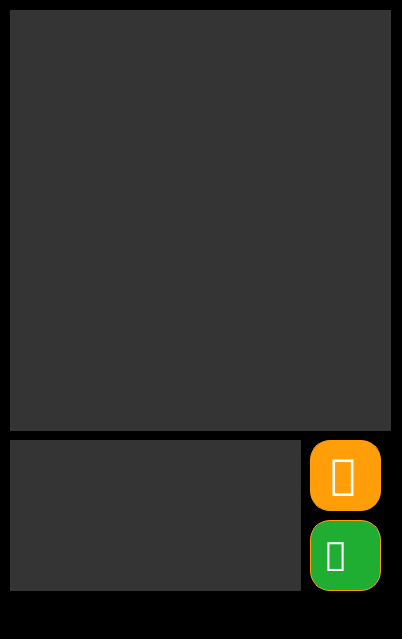
<?xml version="1.0" encoding="UTF-8"?>
<ui version="4.0">
 <class>Messager</class>
 <widget class="QWidget" name="Messager">
  <property name="geometry">
   <rect>
    <x>0</x>
    <y>0</y>
    <width>402</width>
    <height>639</height>
   </rect>
  </property>
  <property name="windowTitle">
   <string>Form</string>
  </property>
  <property name="styleSheet">
   <string notr="true">background-color: black;</string>
  </property>
  <widget class="QTextEdit" name="textEdit">
   <property name="geometry">
    <rect>
     <x>10</x>
     <y>440</y>
     <width>291</width>
     <height>151</height>
    </rect>
   </property>
   <property name="styleSheet">
    <string notr="true">
 color: white;
 background-color: rgba(52,52,52,255);
 border-style: solid;
 border-width:1px;
 border-radius:1px;
 border-color: rgba(52,52,52,255);
</string>
   </property>
  </widget>
  <widget class="QPushButton" name="pushButton">
   <property name="geometry">
    <rect>
     <x>310</x>
     <y>440</y>
     <width>71</width>
     <height>71</height>
    </rect>
   </property>
   <property name="font">
    <font>
     <family>Iosevka NF Heavy</family>
     <pointsize>38</pointsize>
     <italic>true</italic>
     <bold>true</bold>
    </font>
   </property>
   <property name="styleSheet">
    <string notr="true"> background-color: rgba(255,158,9,255);
 border-style: solid;
padding-right: 5px;
 border-width:1px;
 border-radius:20px;
 border-color: rgba(255,158,9,255);
color: white;
</string>
   </property>
   <property name="text">
    <string>󰒊</string>
   </property>
  </widget>
  <widget class="QTextBrowser" name="textBrowser">
   <property name="geometry">
    <rect>
     <x>10</x>
     <y>10</y>
     <width>381</width>
     <height>421</height>
    </rect>
   </property>
   <property name="styleSheet">
    <string notr="true">
 color: white;
 background-color: rgba(52,52,52,255);
 border-style: solid;
 border-width:1px;
 border-radius:1px;
 border-color: rgba(52,52,52,255);
</string>
   </property>
  </widget>
  <widget class="QPushButton" name="pushButton_2">
   <property name="geometry">
    <rect>
     <x>310</x>
     <y>520</y>
     <width>71</width>
     <height>71</height>
    </rect>
   </property>
   <property name="font">
    <font>
     <family>Iosevka NF Light</family>
     <pointsize>30</pointsize>
    </font>
   </property>
   <property name="styleSheet">
    <string notr="true"> background-color: rgba(32,174,50,255);
 border-style: solid;
padding-right: 20px;
 border-width:1px;
 border-radius:20px;
 border-color: rgba(255,158,9,255);
color: white;
</string>
   </property>
   <property name="text">
    <string></string>
   </property>
  </widget>
 </widget>
 <resources/>
 <connections/>
</ui>
